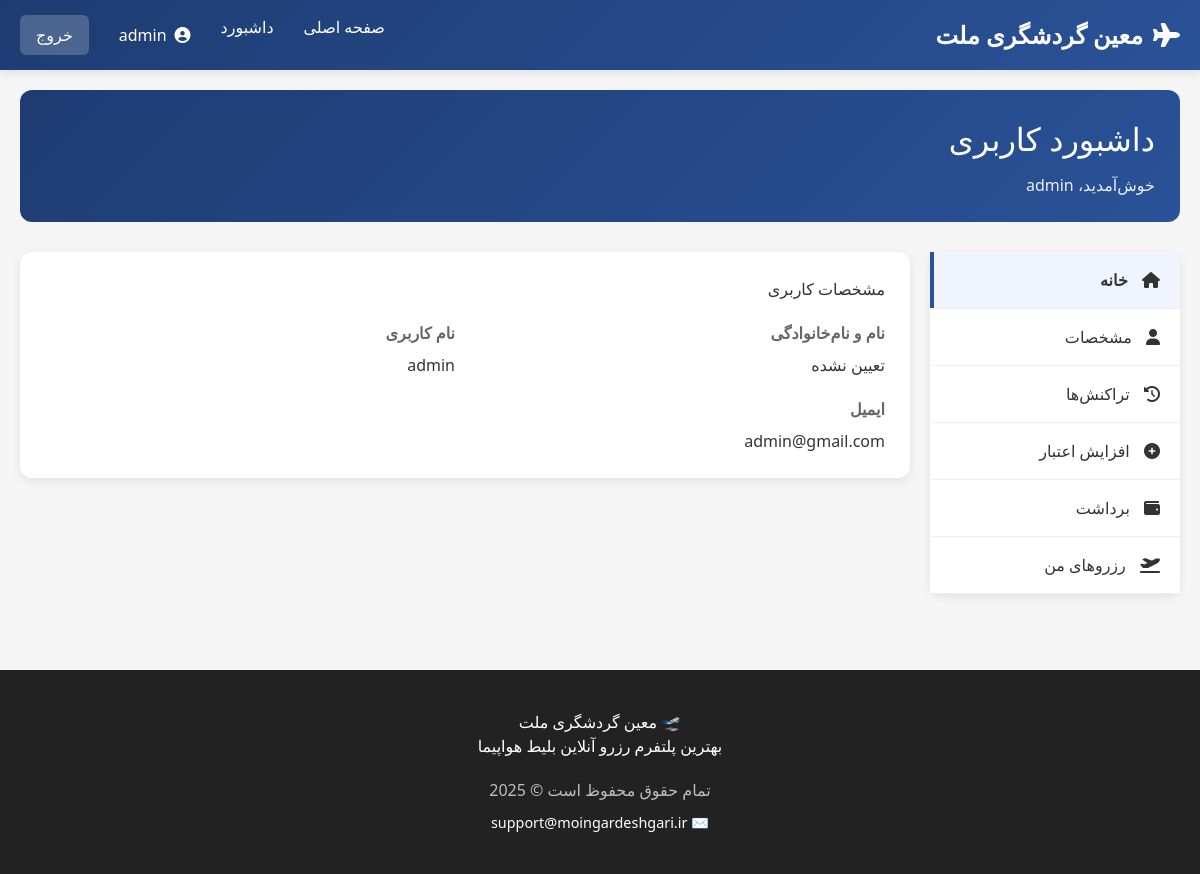
Page /accounts/dashboard/ (signed in) on the committed database.
### accounts/models.py (models this page shows, shortened)
class CustomUser(AbstractBaseUser, PermissionsMixin):
    USER_TYPES = [
        ('customer', 'مشتری عادی'),
        ('agency', 'کاربر آژانسی'),
        ('staff', 'کارمند/مدیر'),
    ]
    phone_number = models.CharField(
        max_length=15,
        validators=[RegexValidator(regex=r'^\+?1?\d{9,15}$', message="شماره موبایل معتبر نیست.")],
        unique=True
    )
    first_name = models.CharField("نام", max_length=150, blank=True)
    last_name  = models.CharField("نام خانوادگی", max_length=150, blank=True)
    email = models.EmailField(blank=True, unique=True)
    user_type = models.CharField(max_length=20, choices=USER_TYPES, default='customer')
    wallet_balance = models.DecimalField(max_digits=12, decimal_places=2, default=0.00)
    national_id = models.CharField(max_length=20, blank=True)
    address = models.TextField(blank=True)
    city = models.CharField(max_length=100, blank=True)
    profile_picture = models.ImageField(upload_to='profile_pictures/', blank=True, null=True)
    is_verified = models.BooleanField(default=False)
    agency_license = models.FileField(upload_to='agency_documents/', blank=True, null=True)
    agency_commission_rate = models.DecimalField(max_digits=5, decimal_places=2, default=0.00)
    is_active = models.BooleanField(default=True)
    is_staff = models.BooleanField(default=False)
    date_joined = models.DateTimeField('تاریخ عضویت', auto_now_add=True)
    created_at = models.DateTimeField(auto_now_add=True)
    updated_at = models.DateTimeField(auto_now=True)
    objects = CustomUserManager()
    USERNAME_FIELD = 'phone_number'
    REQUIRED_FIELDS = ['email']  # برای superuser
    @property
    def display_name(self):
        if self.first_name and self.last_name:
            return f"{self.first_name} {self.last_name}".strip()
        if self.first_name:
            return self.first_name.strip()
        if self.email:
            return self.email.split('@')[0]
        return self.phone_number   # fallback نهایی

### accounts/dashboard_views.py (the view)
# urls.py: path('dashboard/', dashboard, name='dashboard'),
@login_required(login_url='accounts:login')
def dashboard(request):
    try:
        wallet = Wallet.objects.get(user=request.user)
    except Wallet.DoesNotExist:
        wallet = Wallet.objects.create(user=request.user)
    transactions = wallet.transactions.all().order_by('-created_at')[:10]
    bookings = Booking.objects.filter(user=request.user)
    context = {
        'wallet': wallet,
        'transactions': transactions,
        'bookings': bookings,
        'total_bookings': bookings.count(),
        'page': 'dashboard'
    }
    return render(request, 'accounts/dashboard.html', context)

### accounts/templates/accounts/dashboard.html (shortened to what this page needs)
{% extends 'base.html' %}
{% block content %}
<div style="max-width: 1200px; margin: 0 auto; padding: 20px;">
    <div style="background: linear-gradient(135deg, #1e3c72 0%, #2a5298 100%); color: white; padding: 25px; border-radius: 12px; margin-bottom: 30px;">
        <h1 style="margin: 0 0 10px 0; font-size: 2em;">داشبورد کاربری</h1>
        <p style="margin: 0; opacity: 0.9;">خوش‌آمدید، {{ user.display_name }}</p>
    </div>
    <div style="display: grid; grid-template-columns: 250px 1fr; gap: 20px;">
        <div style="background: white; border-radius: 12px; padding: 0; box-shadow: 0 3px 10px rgba(0,0,0,0.08); height: fit-content;">
            <div style="border-bottom: 1px solid #eee; padding: 0;">
                <a href="{% url 'accounts:dashboard' %}" style="display: block; padding: 16px 20px; text-decoration: none; color: #333; border-left: 4px solid {% if page == 'dashboard' or not page %}#2a5298{% else %}transparent{% endif %}; background: {% if page == 'dashboard' or not page %}#f0f4ff{% else %}white{% endif %}; font-weight: 600; transition: all 0.3s;">
                    <i class="fas fa-home" style="margin-left: 10px;"></i> خانه
                </a>
                <a href="{% url 'accounts:profile' %}" style="display: block; padding: 16px 20px; text-decoration: none; color: #333; border-left: 4px solid {% if page == 'profile' %}#2a5298{% else %}transparent{% endif %}; background: {% if page == 'profile' %}#f0f4ff{% else %}white{% endif %}; font-weight: 500; transition: all 0.3s; border-top: 1px solid #eee;">
                    <i class="fas fa-user" style="margin-left: 10px;"></i> مشخصات
                </a>
                <a href="{% url 'accounts:transactions' %}" style="display: block; padding: 16px 20px; text-decoration: none; color: #333; border-left: 4px solid {% if page == 'transactions' %}#2a5298{% else %}transparent{% endif %}; background: {% if page == 'transactions' %}#f0f4ff{% else %}white{% endif %}; font-weight: 500; transition: all 0.3s; border-top: 1px solid #eee;">
                    <i class="fas fa-history" style="margin-left: 10px;"></i> تراکنش‌ها
                </a>
                <a href="{% url 'accounts:charge' %}" style="display: block; padding: 16px 20px; text-decoration: none; color: #333; border-left: 4px solid {% if page == 'charge' %}#2a5298{% else %}transparent{% endif %}; background: {% if page == 'charge' %}#f0f4ff{% else %}white{% endif %}; font-weight: 500; transition: all 0.3s; border-top: 1px solid #eee;">
                    <i class="fas fa-plus-circle" style="margin-left: 10px;"></i> افزایش اعتبار
                </a>
                <a href="{% url 'accounts:withdrawal' %}" style="display: block; padding: 16px 20px; text-decoration: none; color: #333; border-left: 4px solid {% if page == 'withdrawal' %}#2a5298{% else %}transparent{% endif %}; background: {% if page == 'withdrawal' %}#f0f4ff{% else %}white{% endif %}; font-weight: 500; transition: all 0.3s; border-top: 1px solid #eee;">
                    <i class="fas fa-wallet" style="margin-left: 10px;"></i> برداشت
                </a>
                <a href="{% url 'accounts:bookings' %}" style="display: block; padding: 16px 20px; text-decoration: none; color: #333; border-left: 4px solid {% if page == 'bookings' %}#2a5298{% else %}transparent{% endif %}; background: {% if page == 'bookings' %}#f0f4ff{% else %}white{% endif %}; font-weight: 500; transition: all 0.3s; border-top: 1px solid #eee;">
                    <i class="fas fa-plane-departure" style="margin-left: 10px;"></i> رزروهای من
                </a>
            </div>
        </div>
        <div>
            {% if page == 'profile' or page == 'dashboard' or not page %}
                <div style="background: white; padding: 25px; border-radius: 12px; box-shadow: 0 3px 10px rgba(0,0,0,0.08);">
                    <h3 style="margin: 0 0 20px 0; color: #333;">مشخصات کاربری</h3>
                    <div style="display: grid; grid-template-columns: repeat(auto-fit, minmax(300px, 1fr)); gap: 20px;">
                        <div>
                            <label style="display: block; color: #666; font-weight: 600; margin-bottom: 8px;">نام و نام‌خانوادگی</label>
                            <p style="margin: 0; color: #333;">{{ user.first_name|default:"تعیین نشده" }} {{ user.last_name|default:"" }}</p>
                        </div>
                        <div>
                            <label style="display: block; color: #666; font-weight: 600; margin-bottom: 8px;">نام کاربری</label>
                            <p style="margin: 0; color: #333;">{{ user.display_name }}</p>
                        </div>
                        <div>
                            <label style="display: block; color: #666; font-weight: 600; margin-bottom: 8px;">ایمیل</label>
                            <p style="margin: 0; color: #333;">{{ user.email|default:"تعیین نشده" }}</p>
                        </div>
                    </div>
                </div>
            {% endif %}
        </div>
    </div>
</div>
{% endblock %}

### templates/base.html (shortened to what this page needs)
<!DOCTYPE html>
<html lang="fa" dir="rtl">
<head>
    <link href="https://cdnjs.cloudflare.com/ajax/libs/font-awesome/6.4.0/css/all.min.css" rel="stylesheet">
    <script src="https://cdn.tailwindcss.com"></script>
    <link rel="stylesheet" href="https://cdn.fontcdn.ir/Vazirmatn/Vazirmatn.css">
</head>
<body>
    <header>
        <div class="header-content">
            <a href="{% url 'flights:home' %}" class="logo">
                <i class="fas fa-plane"></i>
                 معین گردشگری ملت
            </a>
            <nav>
                <a href="{% url 'flights:home' %}">صفحه اصلی</a>
                {% if user.is_authenticated %}
                <a href="{% url 'accounts:dashboard' %}">داشبورد</a>
                <span style="color: #fff; display: flex; align-items: center; gap: 8px;">
                    <i class="fas fa-user-circle"></i>
                    {{ user.display_name }}
                </span>
                <a href="{% url 'accounts:logout' %}" style="background: rgba(255,255,255,0.2); padding: 8px 16px; border-radius: 6px;">خروج</a>
                {% else %}
                <a id="auth-login-btn" href="javascript:void(0)" style="background: rgba(255,255,255,0.2); padding: 8px 16px; border-radius: 6px;">ورود</a>
                <a id="auth-signup-btn" href="javascript:void(0)" style="background: rgba(255,255,255,0.3); padding: 8px 16px; border-radius: 6px;">عضویت</a>
                {% endif %}
            </nav>
        </div>
    </header>
    <main>
        {% block content %}{% endblock %}
    </main>
    <footer>
        <div class="footer-content">
            <h3>🛫  معین گردشگری ملت</h3>
            <p>بهترین پلتفرم رزرو آنلاین بلیط هواپیما</p>
            <p style="margin-top: 20px; opacity: 0.7;">تمام حقوق محفوظ است © 2025</p>
            <p style="margin-top: 10px; font-size: 0.9em;">
                ✉️ support@moingardeshgari.ir
            </p>
        </div>
    </footer>
</body>
</html>

### templates/base.html (style rules this page uses)
* { margin: 0; padding: 0; box-sizing: border-box; }
body { font-family: 'IRANSans', 'Segoe UI', sans-serif; background-color: #f5f5f5; color: #333; line-height: 1.6; }
header { background: linear-gradient(135deg, #1e3c72 0%, #2a5298 100%); color: white; padding: 15px 0; box-shadow: 0 2px 10px rgba(0,0,0,0.1); position: sticky; top: 0; z-index: 100; }
.header-content { max-width: 1200px; margin: 0 auto; padding: 0 20px; display: flex; justify-content: space-between; align-items: center; }
.logo { font-size: 24px; font-weight: bold; display: flex; align-items: center; gap: 10px; text-decoration: none; color: white; }
nav { display: flex; gap: 30px; }
nav a { color: white; text-decoration: none; font-weight: 500; transition: opacity 0.3s; }
main { min-height: calc(100vh - 200px); }
footer { background: #222; color: white; padding: 40px 20px; text-align: center; }
.footer-content { max-width: 1200px; margin: 0 auto; }

### rows in the picture
CustomUser: display_name "admin", first_name "تعیین نشده", email "admin@gmail.com"
